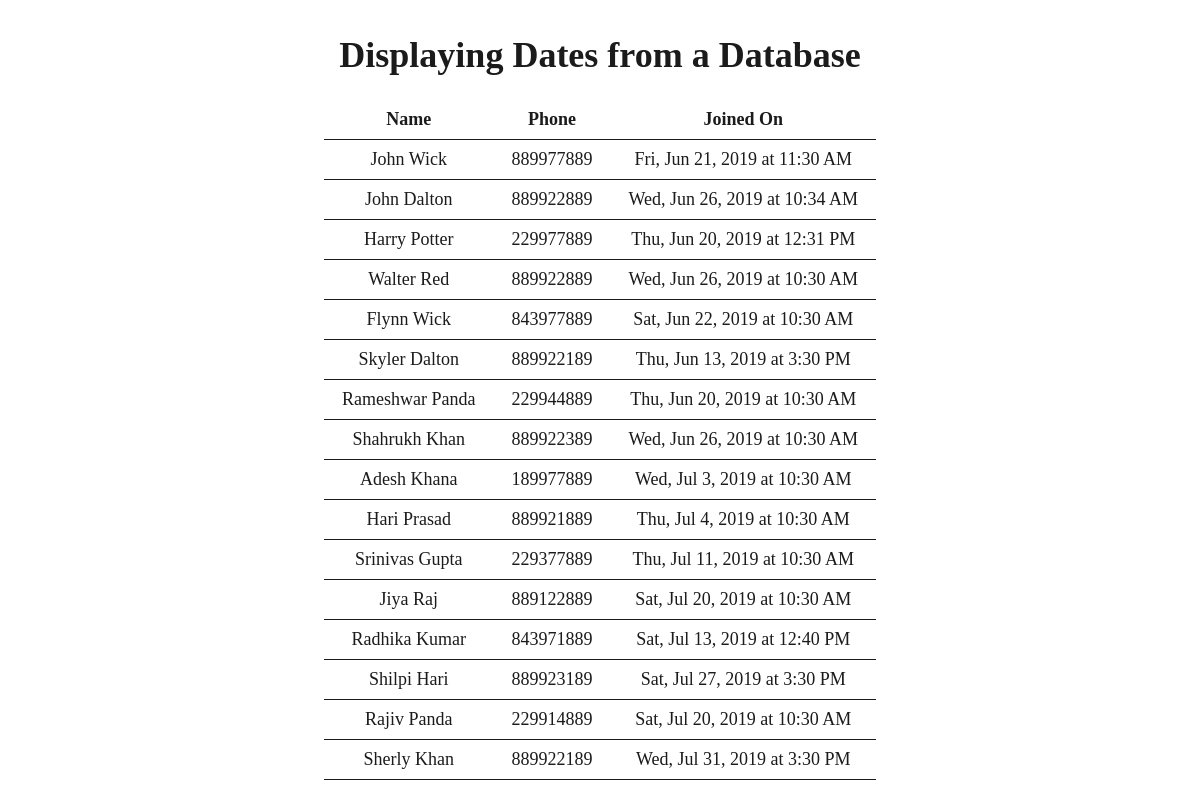
/07/demos/m7/clip2/after/employee_list.php, run on the app's committed database.
### tables this page shows
CREATE TABLE `employees` (
  `id` int(5) NOT NULL,
  `name` varchar(15) NOT NULL,
  `phone` varchar(10) NOT NULL,
  `joined_at` datetime(6) NOT NULL
);

### 07/demos/m7/clip2/after/employee_list.php (the view, shortened to what this page needs)
<?php
require_once 'db_connect.php';
$sql = 'SELECT name, phone, joined_at FROM employees';
?>
<!doctype html>
<html lang="en">
<head>
    <link href="style.css" rel="stylesheet" type="text/css">
</head>
<body id="main-content">
<h1>Displaying Dates from a Database</h1>
<table>
    <?php if ($db) { ?>
    <table>
        <tr>
            <th>Name</th>
            <th>Phone</th>
            <th>Joined On</th>
        </tr>
        <?php
        foreach ($db->query($sql) as $row) {
            $joined_at = date('D, M j, Y \a\t g:i A', strtotime($row['joined_at']));
            ?>
            <tr>
                <td><?= $row['name'] ?></td>
                <td><?= $row['phone'] ?></td>
                <td><?= $joined_at ?></td>
            </tr>
        <?php }
        } ?>
    </table>
</body>
</html>

### 07/demos/m7/clip2/after/style.css (style rules this page uses)
html { height: 100%; width: 100%; margin: 0; padding: 0; }
body { height: 100%; width: 100%; margin: 0; padding: 0; font-size: 18px; color: #1B1B1B; }
#main-content { width: 700px; padding: 10px 0 20px; text-align: center; margin: auto; }
table { border-collapse: collapse; margin: auto; }
th, td { padding: 0.5em 1em; border-bottom: solid 1px; }

### data on the page
employees: name "John Wick", phone "889977889", joined_at "Fri, Jun 21, 2019 at 11:30 AM"
employees: name "John Dalton", phone "889922889", joined_at "Wed, Jun 26, 2019 at 10:34 AM"
employees: name "Harry Potter", phone "229977889", joined_at "Thu, Jun 20, 2019 at 12:31 PM"
employees: name "Walter Red", phone "889922889", joined_at "Wed, Jun 26, 2019 at 10:30 AM"
employees: name "Flynn Wick", phone "843977889", joined_at "Sat, Jun 22, 2019 at 10:30 AM"
employees: name "Skyler Dalton", phone "889922189", joined_at "Thu, Jun 13, 2019 at 3:30 PM"
employees: name "Rameshwar Panda", phone "229944889", joined_at "Thu, Jun 20, 2019 at 10:30 AM"
employees: name "Shahrukh Khan", phone "889922389", joined_at "Wed, Jun 26, 2019 at 10:30 AM"
employees: name "Adesh Khana", phone "189977889", joined_at "Wed, Jul 3, 2019 at 10:30 AM"
employees: name "Hari Prasad", phone "889921889", joined_at "Thu, Jul 4, 2019 at 10:30 AM"
employees: name "Srinivas Gupta", phone "229377889", joined_at "Thu, Jul 11, 2019 at 10:30 AM"
employees: name "Jiya Raj", phone "889122889", joined_at "Sat, Jul 20, 2019 at 10:30 AM"
employees: name "Radhika Kumar", phone "843971889", joined_at "Sat, Jul 13, 2019 at 12:40 PM"
employees: name "Shilpi Hari", phone "889923189", joined_at "Sat, Jul 27, 2019 at 3:30 PM"
employees: name "Rajiv Panda", phone "229914889", joined_at "Sat, Jul 20, 2019 at 10:30 AM"
employees: name "Sherly Khan", phone "889922189", joined_at "Wed, Jul 31, 2019 at 3:30 PM"
